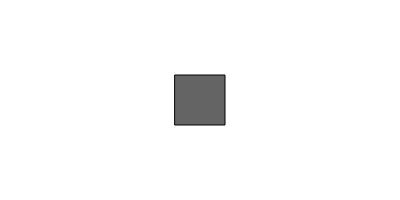
Frame 1 (no input)
Frame 60 (no input): identical to frame 1, image omitted
Frame 120 (the mouse pressed at the canvas centre since frame 60): identical to frame 1, image omitted

The p5.js sketch that drew this single still picture (run headless with seeded random() and noise() and a simulated clock; from frame 60 on, the mouse is pressed at the canvas centre):

// p5.js sketch
// ── sketch.js
var cuadrao; // creamos una variable tipo boolean

function setup() {
  createCanvas(400, 200);
  rectMode(CENTER);
  cuadrao = true; // asignamos valor inicial
}
function draw() {
  background(255);
  print("boolean cuadrao es: " + cuadrao + " --- Entonces ");

  if (cuadrao == true) {
    // haz una cosa
    print("SOY un cuadrado");
    fill(100,100,100);
    rect(width/2, height/2, 50, 50);
  } else {
    // haz otra cosa
    print("NO SOY un cuadrado");
    fill(200,200,200);
    ellipse(width/2, height/2, 50, 50);
  }
}
